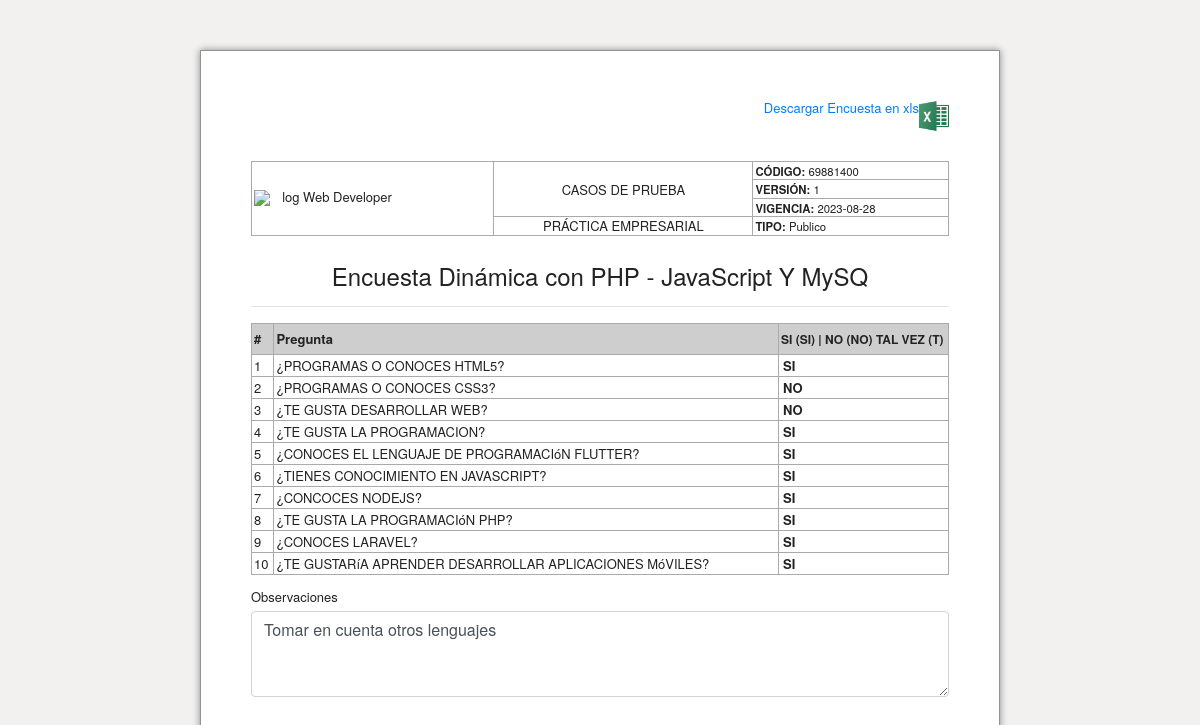
/lista_encuesta.php?codigo=69881400, run on the app's committed database.
### tables this page shows
CREATE TABLE `respuestas_encuesta` (
  `id` int(10) UNSIGNED NOT NULL,
  `id_pregunta` int(2) NOT NULL,
  `respuesta` varchar(10) NOT NULL,
  `codigo` varchar(45) NOT NULL,
  `observacion` text NOT NULL,
  `created` datetime DEFAULT NULL
);

CREATE TABLE `preguntas` (
  `id` int(10) UNSIGNED NOT NULL,
  `pregunta` varchar(150) NOT NULL,
  `estatus` int(2) NOT NULL DEFAULT 1
);

### lista_encuesta.php (the view, shortened to what this page needs)
<!DOCTYPE html>
<html lang="es">
<head>
<link rel="stylesheet" href="https://cdn.jsdelivr.net/npm/bootstrap@4.6.2/dist/css/bootstrap.min.css">
<link rel="stylesheet" href="assets/css/encuesta.css">
</head>
<body>
<?php
    include('config.php');
    $codigo = $_REQUEST['codigo'];
    $sqlPreguntas = ("SELECT
                        p.id, p.pregunta,
                        r.respuesta,
                        r.codigo, r.observacion, r.created
                    FROM preguntas as p INNER JOIN respuestas_encuesta AS r ON  p.id = r.id_pregunta
                    AND r.codigo='{$codigo}' AND p.estatus='1'");
    $query      = mysqli_query($con, $sqlPreguntas);
    $query1      = mysqli_query($con, $sqlPreguntas);
    $dataRow1    = mysqli_fetch_array($query1);
?>
<div id="mainForm">
<a href="descargarEncuesta.php" id="btnDescarga" download>
    Descargar Encuesta en xls
    <img src="assets/imgs/excel.png" alt="excel" style="width: 30px;">
</a>
    <div id="megadiv2">
        <table id="header">
            <tbody>
                <tr>
                    <td rowspan="4" style="text-align:center"><img src="assets/imgs/logo.png" class="logo" alt="log Web Developer"></td>
                    <td rowspan="3" class="text-center text-bold">CASOS DE PRUEBA</td>
                    <td><small><strong>CÓDIGO:</strong> <span id="codigo"><?php echo $dataRow1['codigo']; ?></span></small></td>
                </tr>
                <tr>
                    <td><small><strong>VERSIÓN:</strong> <?php echo '1'; ?></small></td>
                </tr>
                <tr>
                    <td><small><strong>VIGENCIA:</strong> <?php echo  date('Y-m-d', strtotime($dataRow1['created'])); ?></small></td>
                </tr>
                <tr>
                    <td class="text-center text-bold">PRÁCTICA EMPRESARIAL</td>
                    <td><small><strong>TIPO:</strong> <?php echo 'Publico'; ?></small></td>
                </tr>
            </tbody>
        </table>
        <br><br>
        <h4 class="text-center">Encuesta Dinámica con PHP - JavaScript Y MySQ <hr></h1>
        <table class="space padding-sm">
            <thead>
                <tr id="cabecera">
                    <th>#</th>
                    <th>Pregunta </th>
                    <th style="font-size:12px">SI (SI) | NO (NO) TAL VEZ (T)</th>
                </tr>
            </thead>
            <tbody>
            <?php
                while ($dataRow = mysqli_fetch_array($query)) { ?>
                <tr>
                    <td><?php echo $dataRow['id']; ?></td>
                    <td><?php echo strtoupper($dataRow['pregunta']); ?></td>
                    <td width="170">
                    <p class="conteFlex">
                      <strong><?php echo $dataRow['respuesta']; ?></strong>
                    </p>
                    </td>
                </tr>
                <?php } ?>
            </tbody>
        </table>
        <div class="form-group">
            <label for="observacion">Observaciones</label>
            <textarea name="observacion" class="form-control" rows="3"><?php echo $dataRow1['observacion']; ?></textarea>
        </div>
    </div>
</div>
</body>
</html>

### assets/css/encuesta.css (style rules this page uses)
body { background-color: #f2f1f0; color: #222; }
body, textarea, input { color: #222; font: 13px/1 "Helvetica Neue",Arial,sans-serif; }
#mainForm { width: 750px; max-width: 800px; margin: 50px auto; background-color: #fff; box-shadow: 0 0 7px #888; padding: 50px; border: 1px solid #929394; min-height: 900px; }
.logo { display: flex; width: 150px; height: auto; }
#mainForm { width: 800px; max-width: 800px; margin: 50px auto; background-color: #fff; box-shadow: 0 0 7px #888; padding: 50px; border: 1px solid #929394; min-height: 900px; }
.conteFlex { margin: 2px; width: 100%; display: flex; justify-content: space-between; }
.form-group { margin-top: 15px !important; }
#cabecera { background-color: #cecece; line-height: 2; }
table { border-collapse: collapse; border-spacing: 0; width: 100%; background-color: transparent; }
td, th { padding: 2px; border: 1px solid #aaa !important; }
#btnDescarga { display: flex; justify-content: end; margin-bottom: 30px; }

### data on the page
respuestas_encuesta: codigo "69881400", created "2023-08-28", id_pregunta "1", id_pregunta.pregunta "¿PROGRAMAS O CONOCES HTML5?", respuesta "SI", observacion "Tomar en cuenta otros lenguajes"
respuestas_encuesta: id_pregunta "2", id_pregunta.pregunta "¿PROGRAMAS O CONOCES CSS3?", respuesta "NO"
respuestas_encuesta: id_pregunta "3", id_pregunta.pregunta "¿TE GUSTA DESARROLLAR WEB?", respuesta "NO"
respuestas_encuesta: id_pregunta "4", id_pregunta.pregunta "¿TE GUSTA LA PROGRAMACION?", respuesta "SI"
respuestas_encuesta: id_pregunta "5", id_pregunta.pregunta "¿CONOCES EL LENGUAJE DE PROGRAMACIóN FLUTTER?", respuesta "SI"
respuestas_encuesta: id_pregunta "6", id_pregunta.pregunta "¿TIENES CONOCIMIENTO EN JAVASCRIPT?", respuesta "SI"
respuestas_encuesta: id_pregunta "7", id_pregunta.pregunta "¿CONCOCES NODEJS?", respuesta "SI"
respuestas_encuesta: id_pregunta "8", id_pregunta.pregunta "¿TE GUSTA LA PROGRAMACIóN PHP?", respuesta "SI"
respuestas_encuesta: id_pregunta "9", id_pregunta.pregunta "¿CONOCES LARAVEL?", respuesta "SI"
respuestas_encuesta: id_pregunta "10", id_pregunta.pregunta "¿TE GUSTARíA APRENDER DESARROLLAR APLICACIONES MóVILES?", respuesta "SI"
